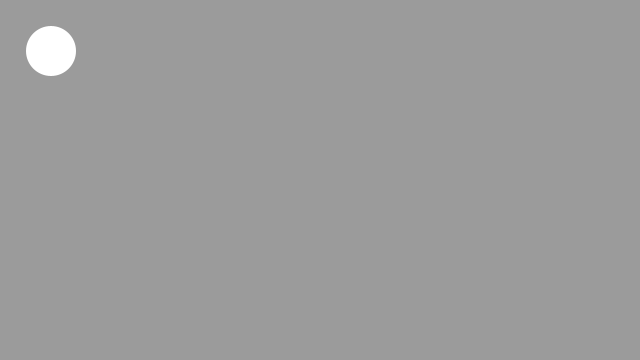
Frame 1 (no input)
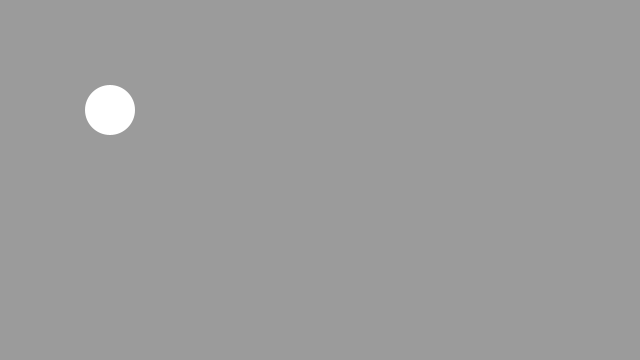
Frame 60 (the mouse pressed at the canvas centre just before this capture)
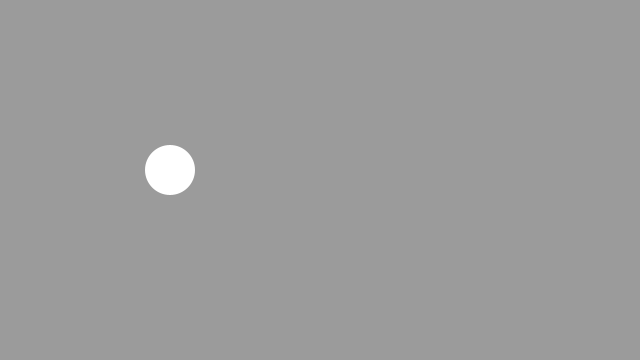
Frame 120 (the mouse held since frame 60 and released just before this capture)

The Processing sketch that drew these frames (run headless with seeded random() and noise(); from frame 60 on, the mouse is pressed at the canvas centre):

// Processing sketch: processing_76408
// ── processing_76408.pde

float max_distance;
float s = 10;
float i = 50;
float j = 50;
void setup() {
  size(640, 360); 
  noStroke();
  max_distance = dist(0, 0, width, height);
}

void draw() 
{
  background(155);
  i+=1;
  j+=1;
  s = dist(mouseX, mouseY, i, j);
  if (s<50) {
    i = random(400);
    j = random(200);
  }
  ellipse(i, j, 50, 50);
}
